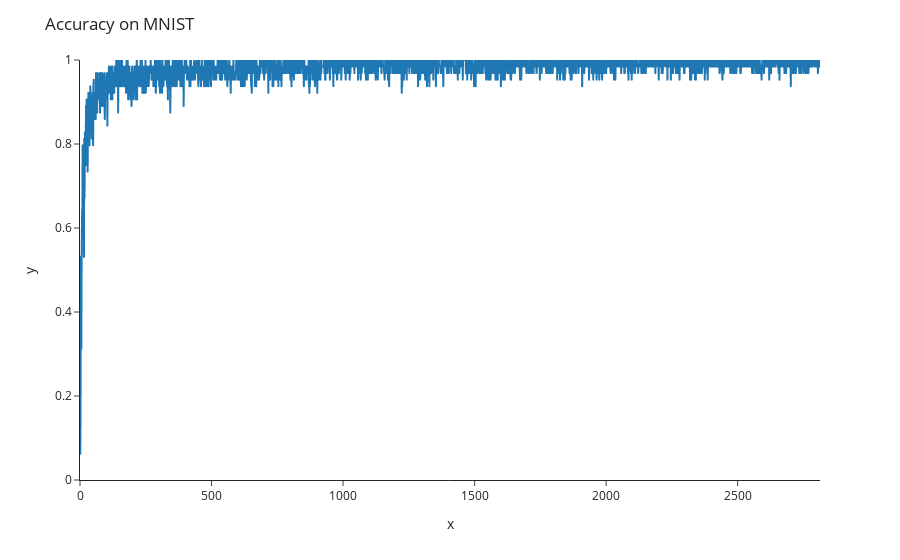

Source (notebook cell):
### Code cell
fig = px.line(y=accuracy_list, template="simple_white")
fig.update_layout(title="Accuracy on MNIST", yaxis_range=[0, max(accuracy_list)])
fig.show()

### Figure 1 — Plotly figure (JSON) as saved in the notebook; plotly's stock layout.template omitted (floating-point values rounded to 4 significant figures; data arrays with more than 128 entries replaced by an {"elided": "..."} marker saying what was removed)
{"data": [{"hovertemplate": "x=%{x}<br>y=%{y}<extra></extra>", "legendgroup": "", "line": {"color": "#1F77B4", "dash": "solid"}, "marker": {"symbol": "circle"}, "mode": "lines", "name": "", "showlegend": false, "type": "scattergl", "x": {"elided": "2814 int values"}, "xaxis": "x", "y": {"elided": "2814 float values"}, "yaxis": "y"}], "layout": {"legend": {"tracegroupgap": 0}, "margin": {"t": 60}, "title": {"text": "Accuracy on MNIST"}, "xaxis": {"anchor": "y", "domain": [0, 1], "title": {"text": "x"}}, "yaxis": {"anchor": "x", "domain": [0, 1], "range": [0, 1], "title": {"text": "y"}}}}
